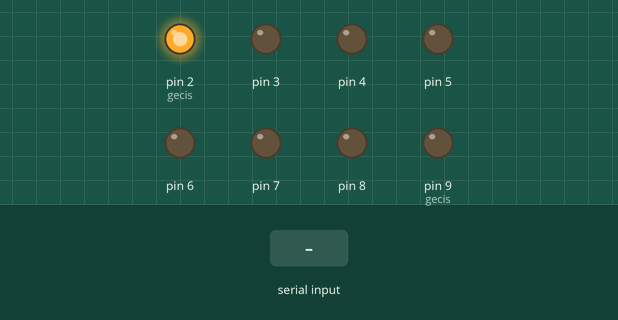
Recording of a sketch running on a simulated Arduino Uno, built with avr-gcc and run on an emulated ATmega328P. Parts: output pins drawn as LEDs (lit = HIGH). The inputs (shaded band) are chosen by the test bench.

Above: at 1.2 s.
1.3 s: ">" received over Serial
At 1.7 s:
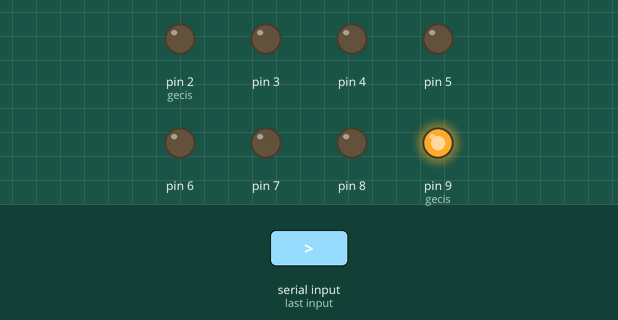
2.8 s: ">" received over Serial
At 4.0 s:
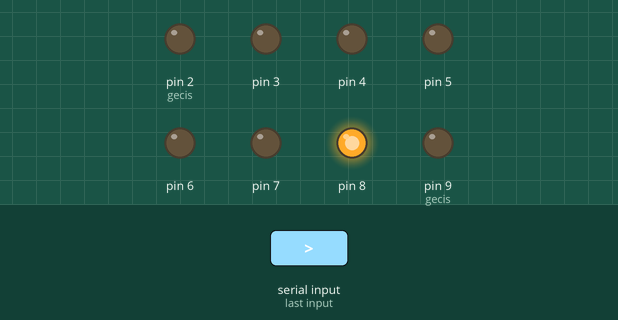
4.3 s: "<" received over Serial
At 5.2 s:
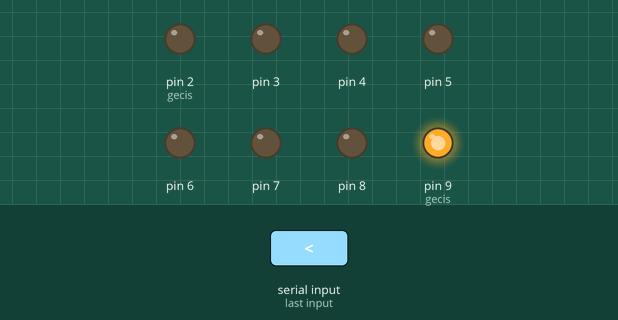
Timing chart, 0 to 7.3 s (numbered marks = the images above; inputs shaded):
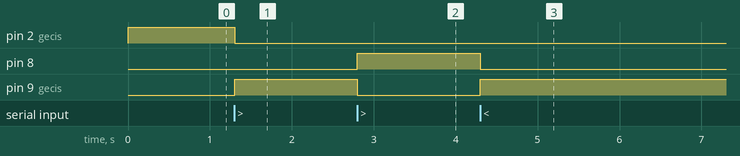

Measured:
- after the input at 1.3 s, pin 2 (gecis): HIGH → LOW at once; pin 9 (gecis): LOW → HIGH at once
- after the input at 2.8 s, pin 8: LOW → HIGH at once; pin 9 (gecis): HIGH → LOW at once
- after the input at 4.3 s, pin 8: HIGH → LOW at once; pin 9 (gecis): LOW → HIGH at once

The sketch:

gecis.ino
```cpp
char veri;
int gecis=2;
void setup() {
 for(int i = 2; i<10; i++){
  pinMode(i,OUTPUT);
 }
Serial.begin(9600);

}

void loop() {
if(Serial.available()>0){
  veri = Serial.read();
  if(veri == '>'){
    gecis --;
  }
  if(veri == '<'){
    gecis ++;
  }
}

digitalWrite(gecis,HIGH);
digitalWrite(gecis-1,LOW);
digitalWrite(gecis+1,LOW);
if(gecis>9){
  digitalWrite(9,LOW);
  gecis = 2;
 }
 if(gecis<2){
  digitalWrite(2,LOW);
  gecis=9;
 }
veri = '\0';
}
```
